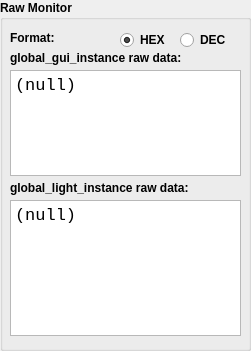
   <widget class="QGroupBox" name="widget_raw_monitor">
    <property name="geometry">
     <rect>
      <x>910</x>
      <y>0</y>
      <width>251</width>
      <height>351</height>
     </rect>
    </property>
    <property name="font">
     <font>
      <weight>75</weight>
      <bold>true</bold>
     </font>
    </property>
    <property name="title">
     <string>Raw Monitor</string>
    </property>
    <widget class="QPlainTextEdit" name="raw_val_gui">
     <property name="geometry">
      <rect>
       <x>10</x>
       <y>70</y>
       <width>231</width>
       <height>106</height>
      </rect>
     </property>
     <property name="font">
      <font>
       <family>Consolas</family>
       <pointsize>13</pointsize>
       <weight>50</weight>
       <bold>false</bold>
      </font>
     </property>
     <property name="verticalScrollBarPolicy">
      <enum>Qt::ScrollBarAlwaysOff</enum>
     </property>
     <property name="horizontalScrollBarPolicy">
      <enum>Qt::ScrollBarAlwaysOff</enum>
     </property>
     <property name="readOnly">
      <bool>true</bool>
     </property>
     <property name="plainText">
      <string>(null)</string>
     </property>
    </widget>
    <widget class="QLabel" name="raw_intro">
     <property name="geometry">
      <rect>
       <x>10</x>
       <y>50</y>
       <width>191</width>
       <height>16</height>
      </rect>
     </property>
     <property name="font">
      <font>
       <weight>75</weight>
       <bold>true</bold>
      </font>
     </property>
     <property name="text">
      <string>global_gui_instance raw data:</string>
     </property>
    </widget>
    <widget class="QRadioButton" name="raw_hex">
     <property name="geometry">
      <rect>
       <x>120</x>
       <y>30</y>
       <width>51</width>
       <height>20</height>
      </rect>
     </property>
     <property name="text">
      <string>HEX</string>
     </property>
     <property name="checked">
      <bool>true</bool>
     </property>
    </widget>
    <widget class="QRadioButton" name="raw_dec">
     <property name="geometry">
      <rect>
       <x>180</x>
       <y>30</y>
       <width>51</width>
       <height>20</height>
      </rect>
     </property>
     <property name="text">
      <string>DEC</string>
     </property>
    </widget>
    <widget class="QPlainTextEdit" name="raw_val_lights">
     <property name="geometry">
      <rect>
       <x>10</x>
       <y>200</y>
       <width>231</width>
       <height>136</height>
      </rect>
     </property>
     <property name="font">
      <font>
       <family>Consolas</family>
       <pointsize>13</pointsize>
       <weight>50</weight>
       <bold>false</bold>
      </font>
     </property>
     <property name="verticalScrollBarPolicy">
      <enum>Qt::ScrollBarAlwaysOff</enum>
     </property>
     <property name="horizontalScrollBarPolicy">
      <enum>Qt::ScrollBarAlwaysOff</enum>
     </property>
     <property name="readOnly">
      <bool>true</bool>
     </property>
     <property name="plainText">
      <string>(null)</string>
     </property>
    </widget>
    <widget class="QLabel" name="raw_intro_2">
     <property name="geometry">
      <rect>
       <x>10</x>
       <y>30</y>
       <width>61</width>
       <height>16</height>
      </rect>
     </property>
     <property name="font">
      <font>
       <weight>75</weight>
       <bold>true</bold>
      </font>
     </property>
     <property name="text">
      <string>Format:</string>
     </property>
    </widget>
    <widget class="QLabel" name="raw_intro_3">
     <property name="geometry">
      <rect>
       <x>10</x>
       <y>180</y>
       <width>201</width>
       <height>16</height>
      </rect>
     </property>
     <property name="font">
      <font>
       <weight>75</weight>
       <bold>true</bold>
      </font>
     </property>
     <property name="text">
      <string>global_light_instance raw data:</string>
     </property>
    </widget>
   </widget>
